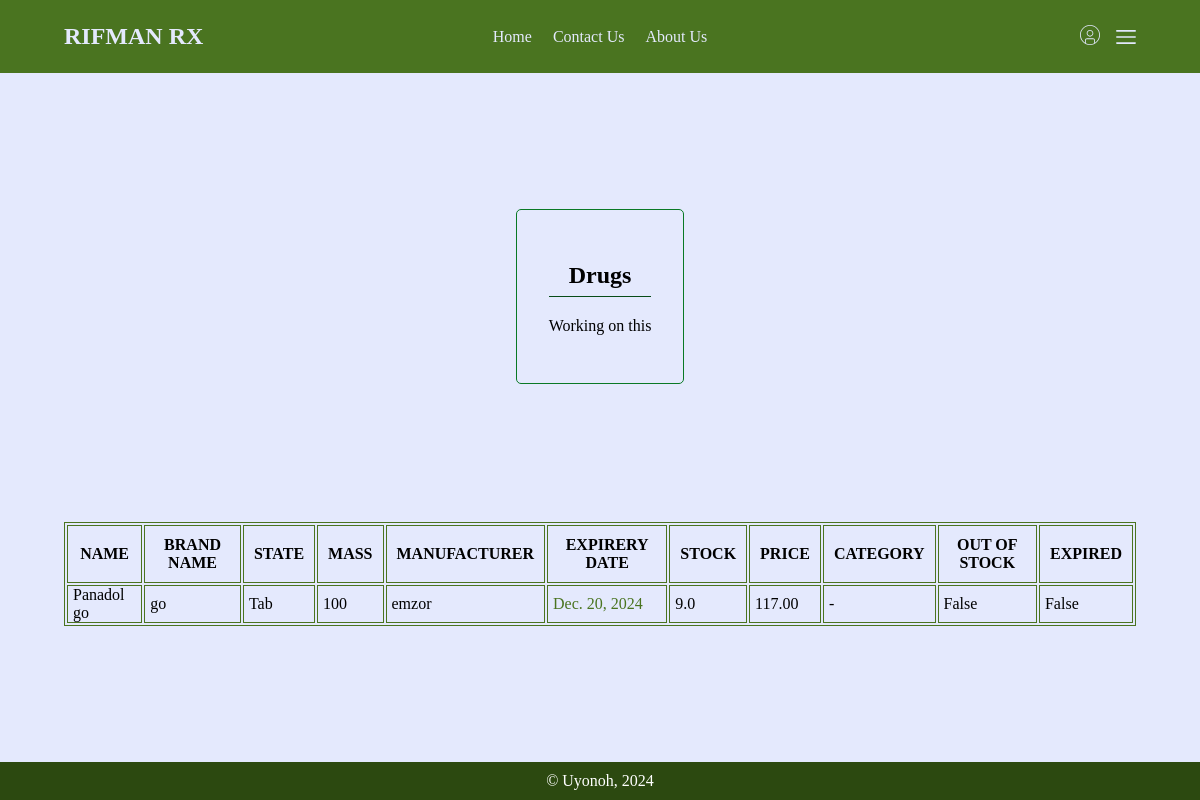
The app's page /drugs/view/ with its own data.
### drugs/models.py (models this page shows, shortened)
class Drug(models.Model):
    name = models.CharField(max_length=30)
    brand_name = models.CharField(max_length=30)
    mass = models.CharField(max_length=10)
    state = models.CharField(max_length=10, choices=state_choices, default="Tablet")
    manufacturer = models.CharField(max_length=30)
    exp_date = models.DateField("Expiery Date")
    stock_amount = models.IntegerField(null=True)
    purchase_amount = models.IntegerField()
    purchase_units = models.CharField(max_length=30, choices=unit_choices, default="Unit")
    price = models.DecimalField(max_digits=10, decimal_places=2)
    cost_price = models.DecimalField(max_digits=10, decimal_places=2)
    category = models.CharField(max_length=30)
    purpose = models.CharField(max_length=30)
    location = models.CharField(max_length=30)
    day_added = models.DateField(null=False, default=str(tz.now().date()))
    def check_exp(self) -> int:
        diff = self.exp_date - tz.now().date()
        days = diff.days
        return days
    def clean_stock(self) -> int | str:
        if self.state == "Tab":
            cd, tab = self.Tablet.get_cd_tab()
            cd, tab = int(cd), int(tab)
            amount = self.stock_amount / tab
            if amount < 1:
                amount = str(self.stock_amount) + "tab(s)"
            return amount
        return self.stock_amount
    @property
    def expired(self) -> bool:
        return self.check_exp() <= 0
    @property
    def expire_soon(self, days: int=60) -> bool:
        return self.check_exp() <= days
    @property
    def exp_class(self) -> str:
        if self.expired:
            return "expired"
        if self.expire_soon:
            return "exp-soon"
        return "exp-far"
    def table_head(self) -> tuple:
        return ("name", "brand name", "state", "mass", "manufacturer", "Expirery date", "stock", "price",
                "category", "Out of stock", "expired")
    def tabulate(self) -> list[tuple]:
        table = zip(
            self.table_head(),
            (
                self.name, self.brand_name, self.state, self.mass, self.manufacturer, self.exp_date,
                self.clean_stock(), self.price, self.category, self.oos, self.expired
            )
        )
        return table
    @property
    def oos(self) -> bool:
        return self.stock_amount <= 0
    @property
    def Tablet(self) -> models.Model:
        if self.state == "Tab":
            return self.tablet_set.all()[0]
        return False

### drugs/views.py (the view)
# urls.py: path("view/", view_drugs, name="view"),
def view_drugs(request):
    drugs = list(Drug.objects.all())
    return render(request, "drugs/view-drugs.html", {"drugs": drugs})

### drugs/models.py (called while the page is built)
    def get_cd_tab(self) -> list:
        return self.cd_tab.split("/")

### drugs/templates/drugs/view-drugs.html (shortened to what this page needs)
{% extends "main/base.html" %}
{% load static %}
{% block styles %}
    <link rel="stylesheet" href="{% static 'main/css/forms.css' %}">
    <link rel="stylesheet" href="{% static 'main/css/tables.css' %}">
{% endblock %}
{% block content %}
<section class="container flex-col text-center">
    <form class="add" action="{% url 'drugs:add' %}" method="post">
        <h1>Drugs</h1>
        <p>Working on this</p>
    </form>
</section>
<section class="container table">
        <table class="drugs">
            <thead>
                {% for head in drugs.0.table_head %}
                <th>{{head.upper}}</th>
                {% endfor %}
            </thead>
            {% for drug in drugs %}
            <tr class="drug {{drug.exp_class}}" id="{{drug.pk}}">
            {% for head, field in drug.tabulate %}
                <td class="drug-field {{head}}" id="{{head}}">
                    {{field}}
                </td>
            {% endfor %}
            </tr>
            {% endfor %}
        </table>
</section>
{% endblock %}

### main/static/main/css/styles.css (style rules this page uses)
body { padding: 0; margin: 0; min-height: 100vh; background-color: #e4e9fd; display: flex; flex-direction: column; align-items: normal; justify-content: space-between; }
.text-center { text-align: center; }
.container { padding: .2rem 4rem; }
.flex-col { display: flex; flex-direction: column; align-items: center; justify-content: center; gap: 2rem; }

### main/static/main/css/forms.css (style rules this page uses)
.add h1 { width: 100%; border-bottom: 1px solid #074b18; padding-bottom: 7px; }

### main/static/main/css/tables.css (style rules this page uses)
section.table { overflow: auto; }
table, tr, th, td { border: 1px solid #4a7420; }
th { padding: 10px; }
td { padding: 0 5px; }

### records on screen
Drug: tabulate "Panadol go" "go" "Tab" "100" "emzor" "Dec. 20, 2024" "9.0" "117.00" "-" "False" "False"

### other values on screen
{{ head.upper }} "NAME" "BRAND NAME" "STATE" "MASS" "MANUFACTURER" "EXPIRERY DATE" "STOCK" "PRICE" "CATEGORY" "OUT OF STOCK" "EXPIRED"
